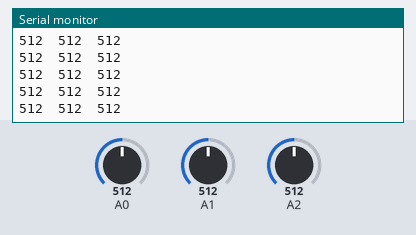
The sketch below on a simulated Arduino Uno, built with avr-gcc and run on an emulated ATmega328P. On the bench: the last lines printed to the serial monitor. The inputs (shaded band) are chosen by the test bench; at power-on: A0 = 512, A1 = 512, A2 = 512.

Above: at 1.2 s.
1.3 s: A0 set to 716
At 2.4 s:
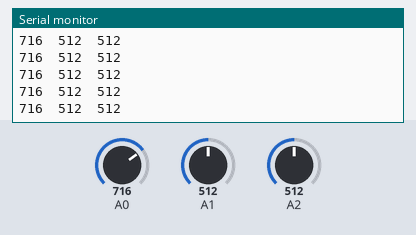
4.3 s: A1 set to 716
At 5.1 s:
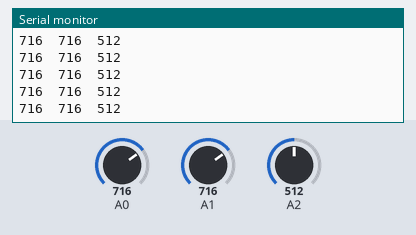
5.8 s: A2 set to 716
At 6.5 s:
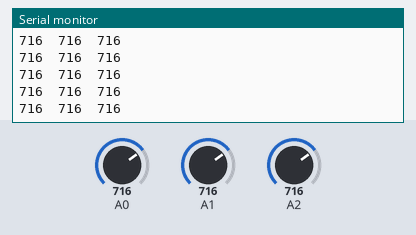
7.3 s: A0 set to 900
At 8.4 s:
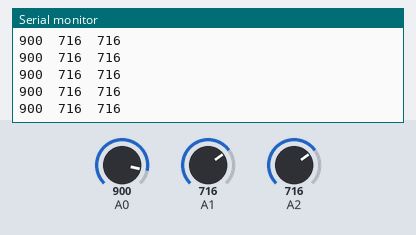
8.8 s: A1 set to 900
At 9.7 s:
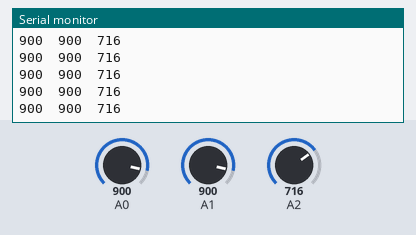
10.3 s: A2 set to 900
At 11.3 s:
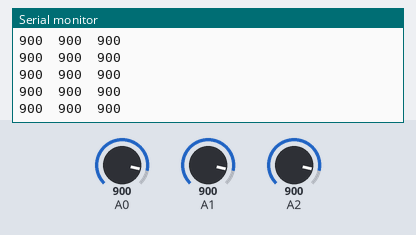
Timing chart, 0 to 12.8 s (numbered marks = the images above; inputs shaded):
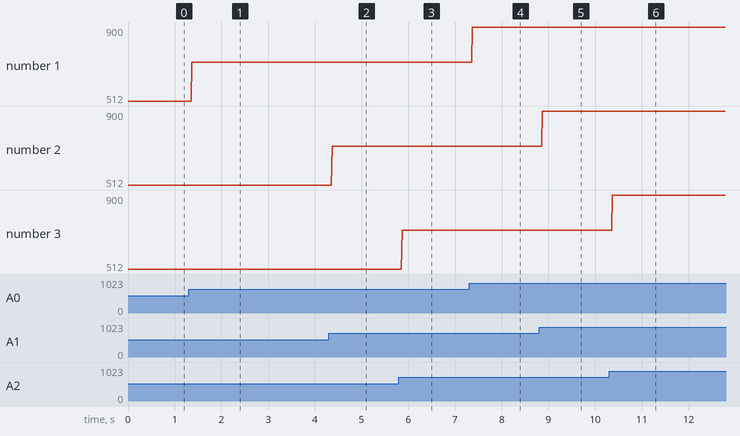

The sketch:

part5.ino
```cpp
void setup() {
  // initialize the serial communication:
  Serial.begin(9600);
}

void loop() {
  // send the value of analog input 0:
  // photo cell
  Serial.print(analogRead(A0));
  Serial.print("\t");

  // force sensors
  Serial.print(analogRead(A1));
  Serial.print("\t");
  Serial.print(analogRead(A2));
  Serial.print("\t");
  Serial.println();
  delay(2);
}
```

Measured:
- after the input at 1.3 s, the serial monitor: prints a new line after 0.07 s (image 1)
- after the input at 4.3 s, the serial monitor: prints a new line after 0.07 s (image 2)
- after the input at 5.8 s, the serial monitor: prints a new line after 0.07 s (image 3)
- after the input at 7.3 s, the serial monitor: prints a new line after 0.07 s (image 4)
- after the input at 8.8 s, the serial monitor: prints a new line after 0.07 s (image 5)
- after the input at 10.3 s, the serial monitor: prints a new line after 0.07 s (image 6)
- plotted number 1: 512 → 716 after the input at 1.3 s, 716 → 900 after the input at 7.3 s
